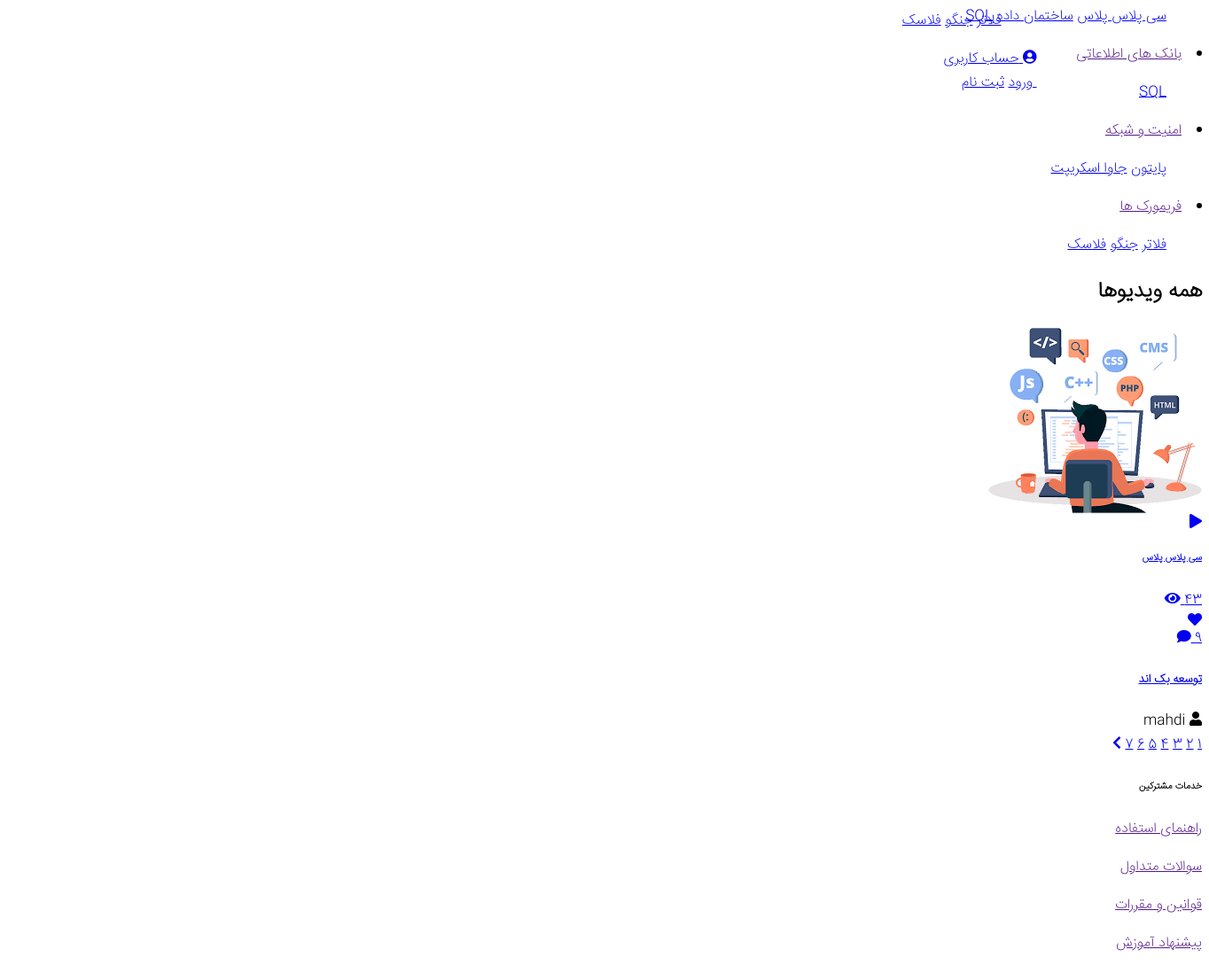
The page /all_video/ (middle part) on the database as committed earlier.
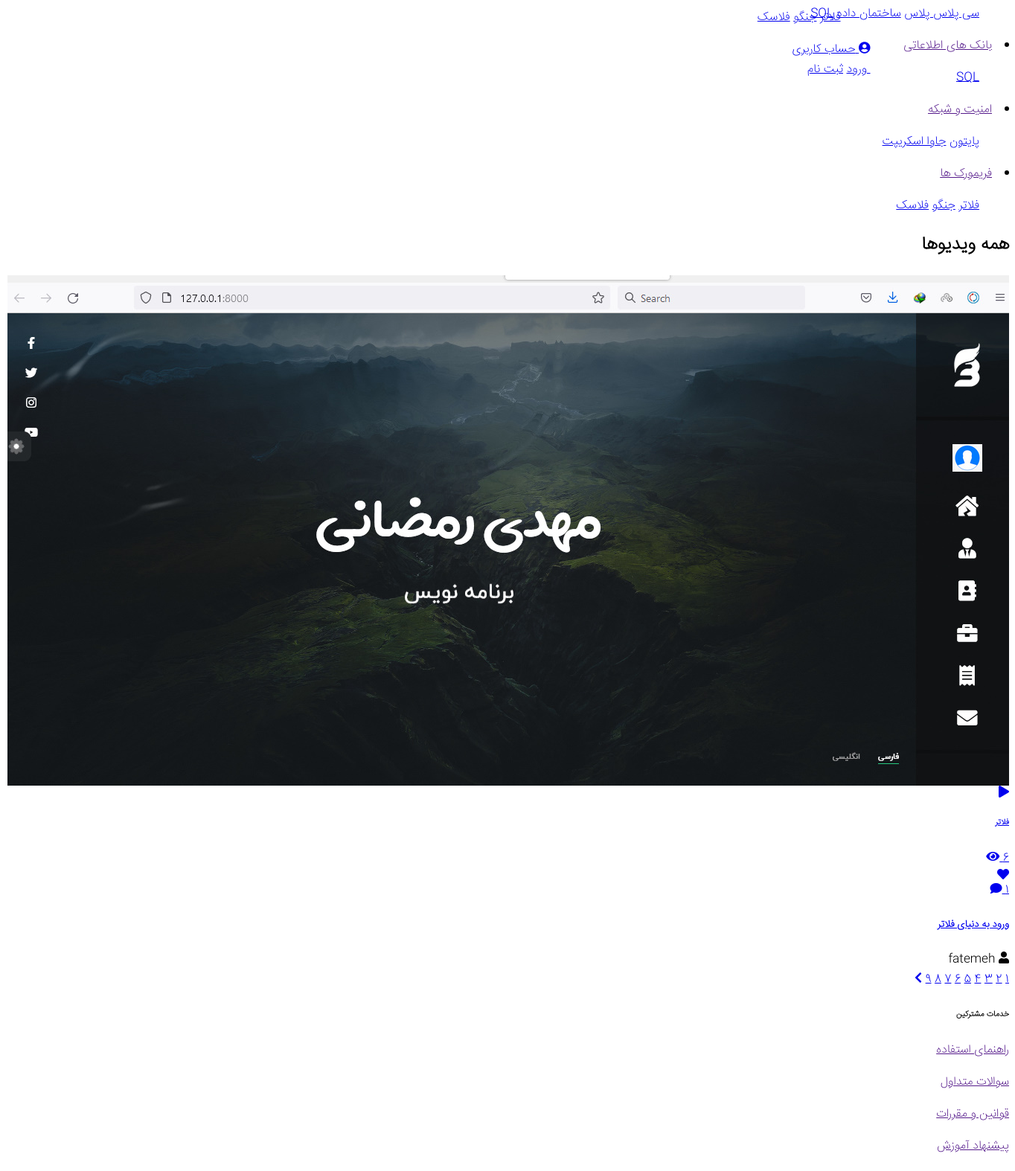
The same page on the database as committed later.
### Tutorial_app/models.py (models this page shows, shortened)
class SubCategory(models.Model):
    category=models.ManyToManyField(Category,related_name="subcategory",verbose_name="نام دسته بندی مرجع")
    name=models.CharField(max_length=30,verbose_name="نام دسته بندی")
    slug=models.SlugField(null=True,blank=True,allow_unicode=True)
    created=models.DateTimeField(auto_now_add=True,verbose_name="تاریخ ایجاد")
    class Meta:
        verbose_name="دسته بندی"
        verbose_name_plural="دسته بندی ها"
    def __str__(self):
        return self.name

class Category(models.Model):
    name=models.CharField(max_length=50,verbose_name="نام دسته بندی")
    created=models.DateTimeField(auto_now_add=True,verbose_name="تاریخ ایجاد")
    class Meta:
        verbose_name="دسته بندی"
        verbose_name_plural="دسته بندی ها"

class VideoTutorial(models.Model):
    teacher=models.ForeignKey(Techer,on_delete=models.CASCADE,related_name="video_tutorial",verbose_name="مدرس")
    video=models.FileField(upload_to="videototorial/video",verbose_name="ویدیو")
    titel=models.CharField(max_length=100,unique=True,verbose_name="عنوان")
    video_cover=models.FileField(upload_to="videotutorial/iamge",verbose_name="کاور ویدیو")
    video_time=models.CharField(max_length=50,verbose_name="تایم ویدیو")
    created=models.DateTimeField(auto_now_add=True,verbose_name="تاریخ ایجاد")
    view=models.IntegerField(default=0,verbose_name="تعداد بازدید")
    discription=models.TextField(verbose_name="توضیحات ویدیو")
    tag=models.ManyToManyField(Tags,related_name="videotutorial",verbose_name="تگ ها")
    category=models.ManyToManyField(SubCategory,related_name="videotutorial",verbose_name="دسته بندی ها")
    slug=models.SlugField(null=True,blank=True,allow_unicode=True)
    is_active=models.BooleanField(default=False,verbose_name="ویدیو فعال هست یا خیر؟")
    special_video=models.BooleanField(verbose_name="مخصوص اعضای ویژه؟")
    class Meta:
        ordering=("-created",)
        verbose_name="ویدیو"
        verbose_name_plural="ویدیوها"
    def get_absulot_url(self):
        return reverse("Home:detail_video",kwargs={"slug":self.slug})

### Acount_app/models.py (models this page shows, shortened)
class Techer(models.Model):
    user = models.ForeignKey(User, on_delete=models.CASCADE, related_name="teacher", verbose_name="نام کاربری")
    about_me = models.TextField(verbose_name="بیوگرافی")
    followers = models.ManyToManyField(User, related_name="followers", null=True, blank=True,
                                       verbose_name="دنبال کننده ها")
    slug = models.SlugField(null=True, blank=True, allow_unicode=True)
    resume = models.FileField(upload_to="teacher/cv", null=True, blank=True, verbose_name="رزومه")
    is_active = models.BooleanField(default=False, verbose_name="مدرس فعال هست یا حیر؟")
    class Meta:
        verbose_name_plural = "مدرس ها"
        verbose_name = "مدرس"

class User(AbstractBaseUser):
    email = models.EmailField(
        verbose_name='ایمیل',
        max_length=255,
        unique=True,
    )
    username = models.CharField(max_length=100, verbose_name="نام کاربری")
    phone_number = models.CharField(max_length=15, blank=True, null=True, verbose_name="شماره تلفن")
    image = models.FileField(upload_to="user/image", default="defult/index.jpg", blank=True, null=True,
                             verbose_name="تصویر پروفایل")
    is_teacher = models.BooleanField(default=False, verbose_name="مدرس هست یا خیر؟")
    is_active = models.BooleanField(default=True, verbose_name="کاربر فعال هست یا خیر؟")
    is_admin = models.BooleanField(default=False, verbose_name="کاربر ادمین هست یا خیر؟")
    full_name = models.CharField(max_length=50, verbose_name="نام و نام خانوادگی")
    special_user = models.DateTimeField(default=timezone.now(), verbose_name="کاربر خاص تا زمان:")
    class Meta:
        verbose_name_plural = "حساب های کاربری"
        verbose_name = "حساب کاربری"
    objects = MyUserManager()
    USERNAME_FIELD = 'email'

### Home_app/views.py (the view)
# urls.py: path("all_video/", views.AllVideo.as_view(), name="all_video"),
class AllVideo(ListView):
    template_name = "Home_app/all_videos.html"
    model = VideoTutorial
    paginate_by = 1
    queryset = VideoTutorial.objects.filter(is_active=True)

### context_processor/context_processor.py (called while the page is built)
def categorydata(request):
    context=Category.objects.all()
    return {
        "category":context
    }

def check_activ_teacher(request):
    if request.user.is_authenticated:
        user=request.user
        teacher=Techer.objects.filter(user=user,is_active=True).exists()
        if teacher:
            return {"is_teacher":True}
        return {"is_teacher":False}
    return {"is_teacher": False}

### Home_app/templates/Home_app/all_videos.html (shortened to what this page needs)
{% extends "base.html" %}
{% load static %}
{% block content %}
    <main>
        <section class="py-5">
            <div class="container">
                <div class="d-flex align-items-center justify-content-between mb-3">
                    <h2 class="title-section">همه ویدیوها</h2>
                </div>
                <div class="row">
                    {% for video in object_list %}
                    <div class="col-md-6 col-lg-4 my-2">
                        <div class="custom-bg">
                            <div class="video-card">
                                <a href="{{ video.get_absulot_url }}" class="position-relative d-block ">
                                    <img src="{{ video.video_cover.url }}" alt="" class="img-fluid w-100 h-100">
                                    <div class="video-play-btn">
                                        <i class="fa fa-play"></i>
                                    </div>
                                    <div class="d-flex align-items-center justify-content-between video-category-time">
                                        <h6 class="">{{ video.category.all.0 }}</h6>
                                    </div>
                                    <div class="video-card-details">
                                        <div>
                                            <span>{{ video.view }}</span>
                                            <i class="fa fa-eye"></i>
                                        </div>
                                        <div>
                                            <i class="fa fa-heart"></i>
                                        </div>
                                        <div>
                                            <span>{{ video.comment.all.count }}</span>
                                            <i class="fa fa-comment"></i>
                                        </div>
                                    </div>
                                </a>
                            </div>
                            <a href="{{ video.get_absulot_url }}">
                                <h5 class="video-card-title m-2">{{ video.titel }}</h5>
                            </a>
                            <div class="my-3 pb-3 mx-2">
                                <i class="fa fa-user  ml-1 "></i>
                                <span>{{ video.teacher.user.username }}</span>
                            </div>
                        </div>
                    </div>
                    {% endfor %}
                </div>
                {% if page_obj.has_other_pages %}
                <div class="d-flex align-items-center justify-content-center mb-3 pagination">
                {% for i in page_obj.paginator.page_range %}
                    {% if page_obj.number == i %}
                    <a href="?page={{ i }}" class="active mx-1">{{ i }}</a>
                        {% else %}
                        <a href="?page={{ i }}" class="mx-1">{{ i }}</a>
                    {% endif %}
                   {% endfor %}
                {% if page_obj.has_next %}
                    <a href="?page={{ page_obj.next_page_number }}" class="mx-1"><i class="fa fa-chevron-left"></i></a>
                    {% endif %}
                </div>
            {% endif %}
            </div>
        </section>
    </main>
   {% endblock %}

### templates/include/header.html (shortened to what this page needs)
{% load static %}
<header class="position-relative">
    <div class="main-header position-relative">
        <div class="nav-header-box mob1 d-md-flex d-lg-flex align-items-center justify-content-between">
            <nav class="nav-menu p-0 m-0 d-flex d-sm-flex d-md-none d-lg-none">
                {% for c in category.all %}
                    <li id="" class="mx-3 menu-item"><a href="" class="nav-menu-item ">{{ c.name }} </a>
                        <ul class="sub-menu">
                            {% for item in c.subcategory.all %}
                                <a href="{% url "Home:category" item.slug %}">{{ item.name }}</a>
                            {% endfor %}
                        </ul>
                    </li>
                {% endfor %}
            </nav>
        </div>
        <section
                class="nav-header-box-mob d-flex d-sm-flex d-md-none  align-items-center justify-content-between d-md-none d-lg-none position-fixed">
            <div class="d-flex align-items-center">
                <div class="header-account">
                    <div class="notification-box dropdown">
                        {% if request.user.is_authenticated %}
                            <a href="" class="btn login-btn" type="button" id="dropdownMenuButton"
                               data-toggle="dropdown" aria-haspopup="true" aria-expanded="false">
                                <img src="{{ request.user.image.url }}" alt="">
                            </a>
                            <div class="dropdown-menu account-menu-items custom-bg"
                                 aria-labelledby="dropdownMenuButton">
                                {% if is_teacher == True %}
                                    <a class="" href="{% url "AdminPanel_app:admin_panel" %}">پنل مدیریت</a>
                                {% endif %}
                                <a class="" href="{% url "Acount_app:profile" %}"> پروفایل</a>
                                <a class="" href="{% url "favorite:favorite" %}"> مورد علاقه ها</a>
                                <a class="" href="{% url "Acount_app:Logout" %}"> خروج</a>
                            </div>
                        {% else %}
                            <a href="{% url "Acount_app:profile" %}" class="btn account-btn" type="button"
                               id="dropdownMenuButton"
                               data-toggle="dropdown" aria-haspopup="true" aria-expanded="false">
                                <span class="prepend-icon ml-1">
                                    <i class="fa fa-user-circle"></i>
                                </span> <span>حساب کاربری </span>
                            </a>
                            <div class="dropdown-menu account-menu-items custom-bg"
                                 aria-labelledby="dropdownMenuButton">
                                <a class="" href="{% url "Acount_app:Login" %}">
                                    ورود</a>
                                <a class="" href="{% url "Acount_app:Register" %}"> ثبت نام</a>
                            </div>
                        {% endif %}
                    </div>
                </div>
            </div>
        </section>
    </div>
</header>

### templates/include/navbar.html
{% load static %}
<nav class="nav-menu nav-menu-pc  d-none d-md-flex px-4" id="navbar">
    {% for c in category.all %}
    <li id="" class="mx-3 menu-item"><a href="" class="nav-menu-item ">{{ c.name }} </a>
        <ul class="sub-menu">
            {% for item in c.subcategory.all %}
            <a href="{% url "Home:category" item.slug %}">{{ item.name }}</a>
                {% endfor %}
        </ul>
    </li>
    {% endfor %}
</nav>

Rows that differ between the two databases and show on the page:
no longer on this page (row edited): VideoTutorial: video_cover (picture), category.all.0 "سی پلاس پلاس", view "43", comment.all.count "9", titel "توسعه بک اند", teacher.user.username "mahdi"
added VideoTutorial: video_cover (picture), category.all.0 "فلاتر", view "6", comment.all.count "1", titel "ورود به دنیای فلاتر", teacher.user.username "fatemeh"
Other text that changed with them:
new list line: "8"
new list line: "9"
